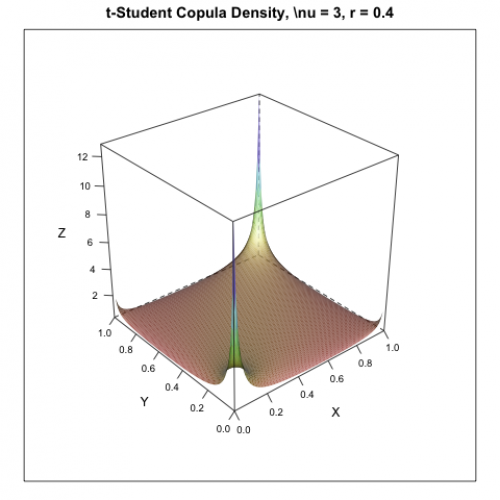

Reproduce this figure in R.

rm(list=ls(all=TRUE))
#setwd("C:/...")

#install.packages("lattice")
library(lattice)

v    = 3
r    = 0.4
wyzn = 1 - (r^2)
u    = seq(0, 1, by = 0.01)
w    = u
d    = length(u) 
n    = length(w)
U    = matrix(rep(u, each = n), nrow = n)
W    = matrix(rep(w,d), nrow = n)

y1   = qt(U, v)
y2   = qt(W, v)

y    = cbind(as.vector(y1), as.vector(y2))
R    = cbind(c(1, r), c(r, 1))

g    = (wyzn)^(-0.5)*gamma(v/2+1)*gamma(v/2)/gamma((v+1)/2)^2

d2   = d^2
c2   = (1:d^2)

for (i in 1:d^2){
	c2[i]=((1 + y[i,1]^2/v)*(1 + y[i,2]^2/v))^((v+1)/2)/
    (1 + (y[i, ]%*%solve(R)%*%y[i, ])/v)^(v/2 + 1)
	}
	
c = c2*g
f = matrix(c, nrow = d, byrow = T)
z = cbind(as.vector(U), as.vector(W), c)

s = expand.grid(u = u, w = w)
wireframe(f ~ u*w, s, shade = TRUE, xlab = "X", ylab = "Y", zlab = "Z", 
    main = "t-Student Copula Density, \\nu = 3, r = 0.4", scales = list(arrows = FALSE))
